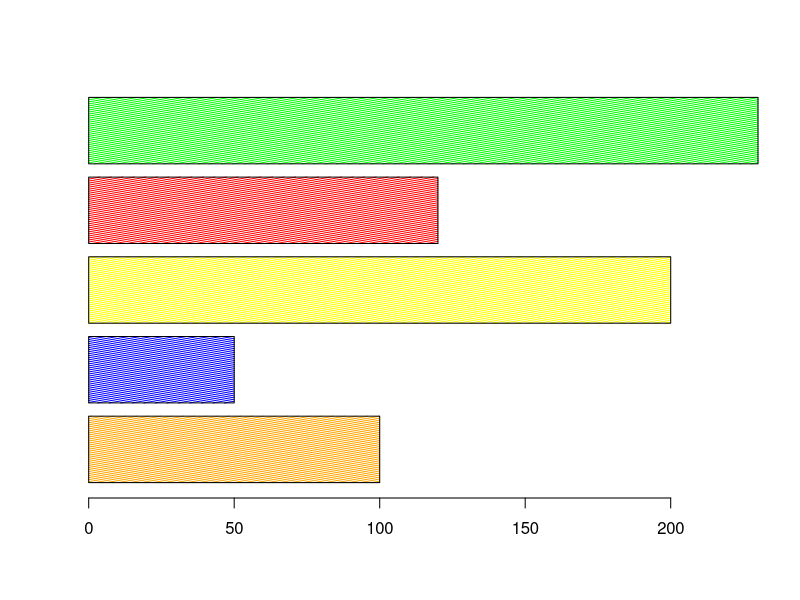

R code for this plot:
prices = c(100, 50, 200, 120, 230)

barplot(height = prices, density = 50, angle = 10, horiz = T, col = c('orange', 'blue', 'yellow', 'red', 'green'))

